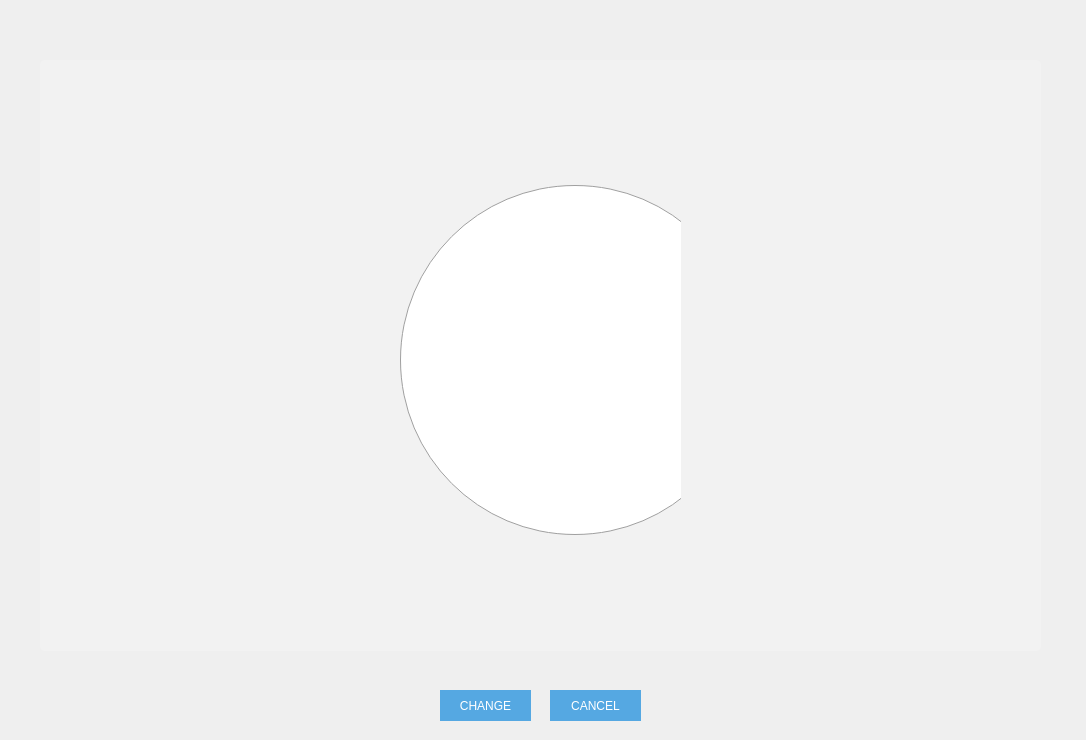
<?xml version="1.0" encoding="UTF-8"?>
<ui version="4.0">
 <class>ChangeTheme</class>
 <widget class="QDialog" name="ChangeTheme">
  <property name="geometry">
   <rect>
    <x>0</x>
    <y>0</y>
    <width>1086</width>
    <height>740</height>
   </rect>
  </property>
  <property name="windowTitle">
   <string>Change your theme</string>
  </property>
  <property name="windowIcon">
   <iconset resource="LIBPRO.qrc">
    <normaloff>:/icon/Resources/icon/LP icon.png</normaloff>:/icon/Resources/icon/LP icon.png</iconset>
  </property>
  <property name="styleSheet">
   <string notr="true">QPushButton:hover{ background-color: rgba(0, 189, 155, 1);}
QPushButton
{
font: 25 11pt &quot;Ubuntu Light&quot;;
color: white;
background-color: rgba(46, 150, 223, 0.8);
border-radius: 24px;
}
#theme2::indicator {
    width: 350px;
    height: 600px;
border-radius:5px;
}

#theme2::indicator::unchecked {
image: url(:/appscreen/Resources/appscreen/2c.jpg);
}
#theme2::indicator:unchecked:hover {
image: url(:/appscreen/Resources/appscreen/2b.jpg);
}

#theme2::indicator::checked {
image: url(:/appscreen/Resources/appscreen/2b.jpg);
}

#theme3::indicator {
    width: 350px;
    height: 600px;
}

#theme3::indicator::unchecked {
image: url(:/appscreen/Resources/appscreen/3c.jpg);
}
#theme3::indicator:unchecked:hover {
image: url(:/appscreen/Resources/appscreen/3b.jpg);
}
#theme3::indicator::checked {
image: url(:/appscreen/Resources/appscreen/3b.jpg);
}

#theme4::indicator {
    width: 350px;
    height: 600px;
}

#theme4::indicator::unchecked {
image: url(:/appscreen/Resources/appscreen/4c.jpg);
}
#theme4::indicator:unchecked:hover {
image: url(:/appscreen/Resources/appscreen/4b.jpg);
}
#theme4::indicator::checked {
image: url(:/appscreen/Resources/appscreen/4b.jpg);
}
</string>
  </property>
  <widget class="QPushButton" name="change">
   <property name="geometry">
    <rect>
     <x>440</x>
     <y>690</y>
     <width>91</width>
     <height>31</height>
    </rect>
   </property>
   <property name="styleSheet">
    <string notr="true"/>
   </property>
   <property name="text">
    <string>CHANGE</string>
   </property>
  </widget>
  <widget class="QPushButton" name="cancel">
   <property name="geometry">
    <rect>
     <x>550</x>
     <y>690</y>
     <width>91</width>
     <height>31</height>
    </rect>
   </property>
   <property name="styleSheet">
    <string notr="true"/>
   </property>
   <property name="text">
    <string>CANCEL</string>
   </property>
  </widget>
  <widget class="QFrame" name="frame">
   <property name="geometry">
    <rect>
     <x>40</x>
     <y>60</y>
     <width>1001</width>
     <height>591</height>
    </rect>
   </property>
   <property name="styleSheet">
    <string notr="true">QFrame
{
background-color:rgba(255,255,255,0.2);
border-radius:5px;
}</string>
   </property>
   <property name="frameShape">
    <enum>QFrame::StyledPanel</enum>
   </property>
   <property name="frameShadow">
    <enum>QFrame::Raised</enum>
   </property>
   <widget class="QRadioButton" name="theme4">
    <property name="geometry">
     <rect>
      <x>360</x>
      <y>40</y>
      <width>281</width>
      <height>521</height>
     </rect>
    </property>
    <property name="text">
     <string/>
    </property>
   </widget>
   <widget class="QRadioButton" name="theme2">
    <property name="geometry">
     <rect>
      <x>670</x>
      <y>40</y>
      <width>281</width>
      <height>521</height>
     </rect>
    </property>
    <property name="text">
     <string/>
    </property>
   </widget>
   <widget class="QRadioButton" name="theme3">
    <property name="geometry">
     <rect>
      <x>50</x>
      <y>40</y>
      <width>281</width>
      <height>521</height>
     </rect>
    </property>
    <property name="styleSheet">
     <string notr="true">background-color:transparent;</string>
    </property>
    <property name="text">
     <string/>
    </property>
   </widget>
  </widget>
 </widget>
 <resources>
  <include location="LIBPRO.qrc"/>
 </resources>
 <connections/>
</ui>
